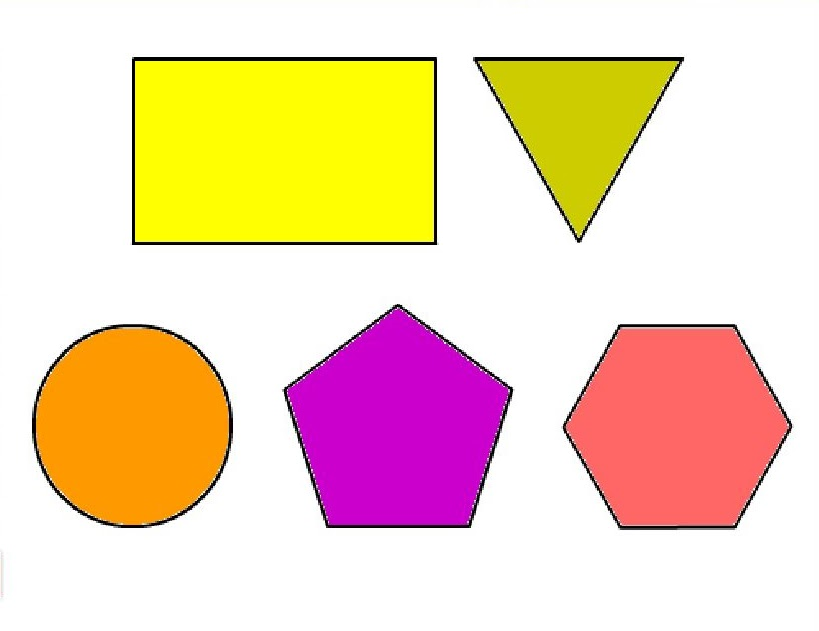
#> input picture Imagem.png, 819 x 631 px
$ python main.py
#> lines starting #> are read from the running program, lines starting #| are printed output that depends on the picture; after the words box and inside, x2 and y2 are one past the last pixel; in counts of white or black regions, pixels touching at a corner belong together; long printed decimals are rounded
import cv2

imagem = cv2.imread('Imagem.png')
#> imagem is the input picture: shape (631, 819, 3); mean B, G, R 186.5, 215.4, 243.9
gray = cv2.cvtColor(imagem, cv2.COLOR_BGR2GRAY)
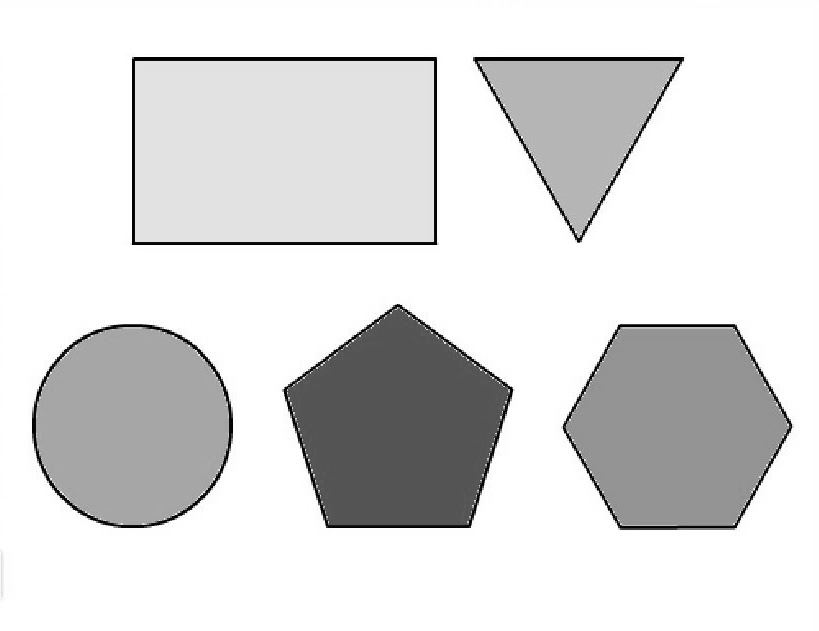
#> gray: shape (631, 819); min 0, max 255, mean 220.6
canny = cv2.Canny(gray, 10, 150)
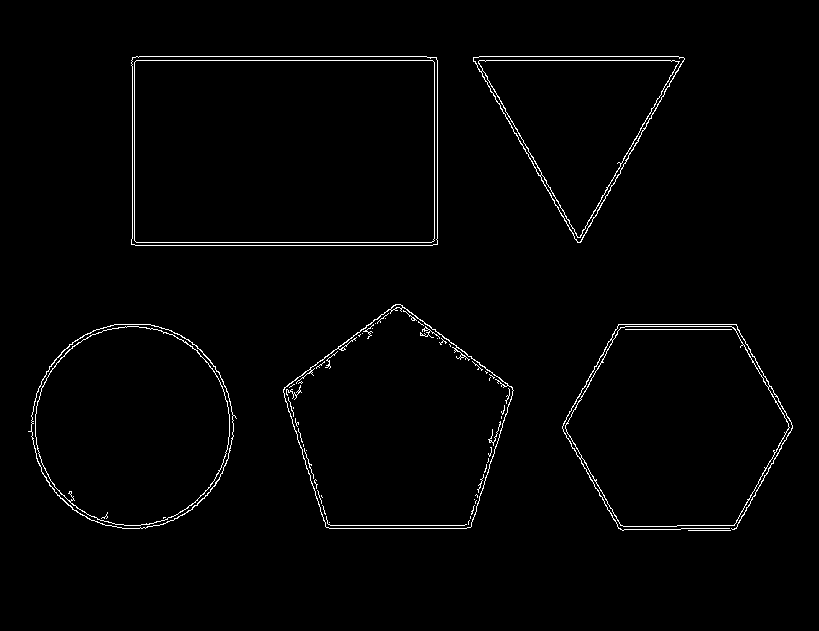
#> canny: shape (631, 819); 1.6% white in thin lines or dots, all inside (x1, y1, x2, y2) = (28, 56, 793, 531)
canny = cv2.dilate(canny, None, iterations=1)
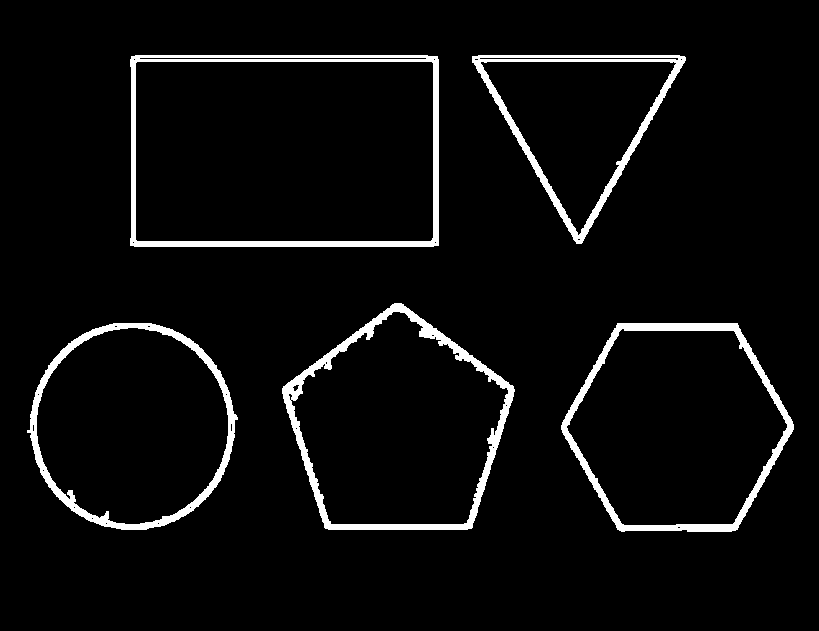
#> canny: shape (631, 819); 4.7% white; 5 white regions, box (x1, y1, x2, y2) and area: (130, 55, 439, 247) 5680, (282, 303, 515, 530) 5372, (561, 323, 794, 532) 4803, (27, 323, 238, 530) 4460, (472, 55, 686, 244) 4077
canny = cv2.erode(canny, None, iterations=1)
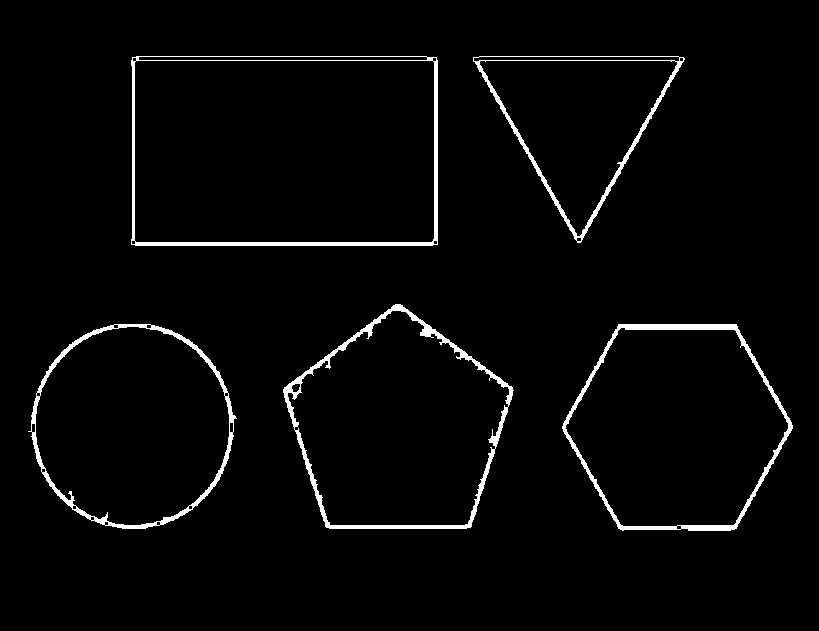
#> canny: shape (631, 819); 2.8% white; 5 white regions

cnts,_ = cv2.findContours(canny, cv2.RETR_EXTERNAL, cv2.CHAIN_APPROX_SIMPLE)
#> cnts = 5 contours; box (x1, y1, x2, y2) and area: (131, 56, 438, 246) 57633, (283, 304, 514, 529) 36146, (562, 324, 793, 531) 35696, (28, 324, 237, 529) 32460, (473, 56, 685, 243) 20140

for c in cnts:
	epsilon = 0.01*cv2.arcLength(c,True)
	approx = cv2.approxPolyDP(c,epsilon,True)

	x,y,w,h = cv2.boundingRect(approx)

	if len(approx)==3:
		cv2.putText(imagem,'Triangulo ', (x,y-5),1,1,(0,255,0),1)

	if len(approx)==4:
		aspect_ratio = float(w)/h
		print('aspect_ratio= ', aspect_ratio)
		if aspect_ratio == 1:
			cv2.putText(imagem,'Quadrado', (x,y-5),1,1,(0,255,0),1)
		else:
			cv2.putText(imagem,'Retangulo', (x,y-5),1,1,(0,255,0),1)

	if len(approx)==5:
		cv2.putText(imagem,'Pentagono', (x,y-5),1,1,(0,255,0),1)

	if len(approx)==6:
		cv2.putText(imagem,'Hexagono', (x,y-5),1,1,(0,255,0),1)

	if len(approx)>10:
		cv2.putText(imagem,'Circulo', (x,y-5),1,1,(0,255,0),1)

	cv2.drawContours(imagem, [approx], 0, (0,255,0),2)
	cv2.imshow('imagem',imagem)
	cv2.waitKey(0)
#> this loop made 5 passes
#> (epsilon, approx, x, y, w, h, aspect_ratio) on pass 5: (9.87, [[132, 57], [131, 244], [437, 244], [436, 57]], 131, 57, 307, 188, 1.63)
#> (epsilon, x, y, w, h) on passes 1 to 3: (7.5, 562, 324, 231, 207), (6.96, 28, 324, 209, 205), (7.7, 283, 304, 230, 224)
#| aspect_ratio=  1.633
#> pass 1, `cv2.imshow('imagem',imagem)`:
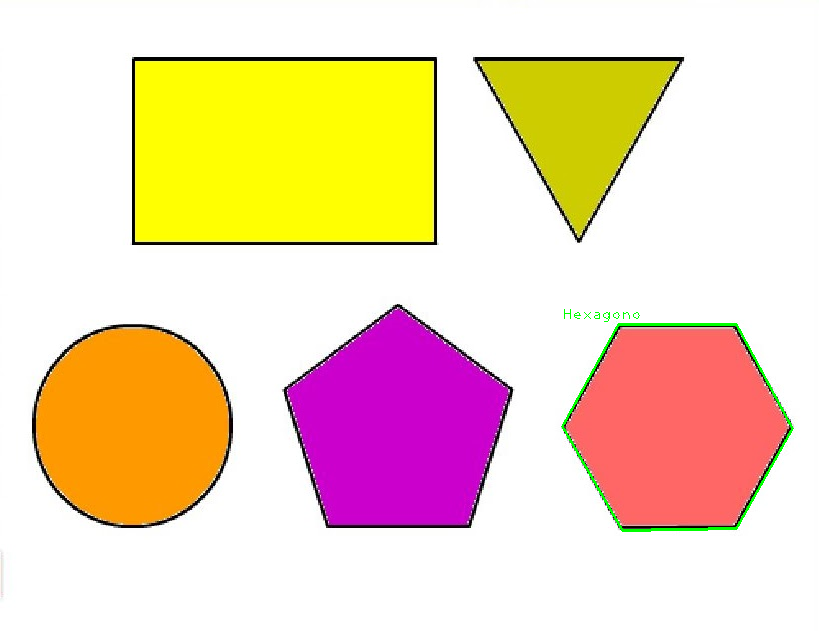
#> window 'imagem': shape (631, 819, 3); mean B, G, R 186, 215.9, 243.4
#> pass 2, `cv2.imshow('imagem',imagem)`:
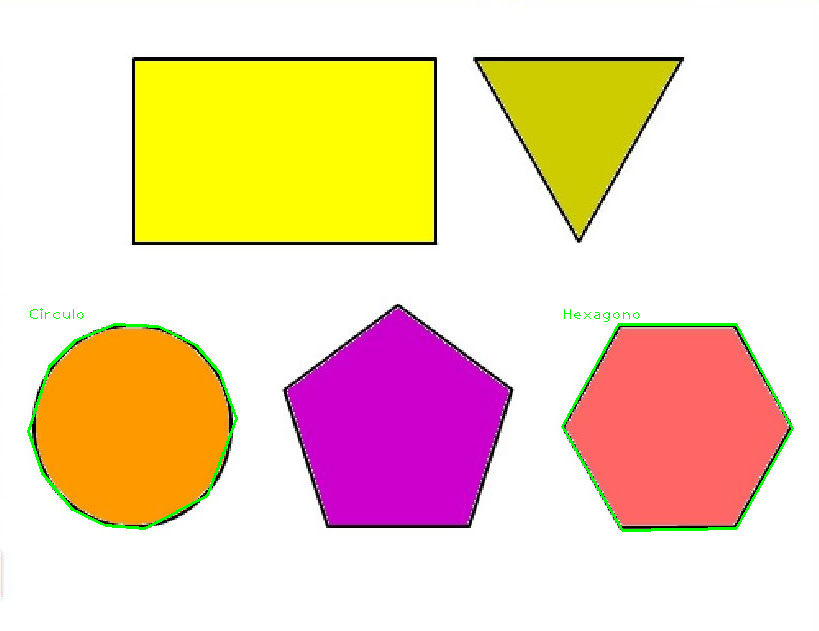
#> window 'imagem': shape (631, 819, 3); mean B, G, R 185.6, 216.4, 242.9
#> after the loop:
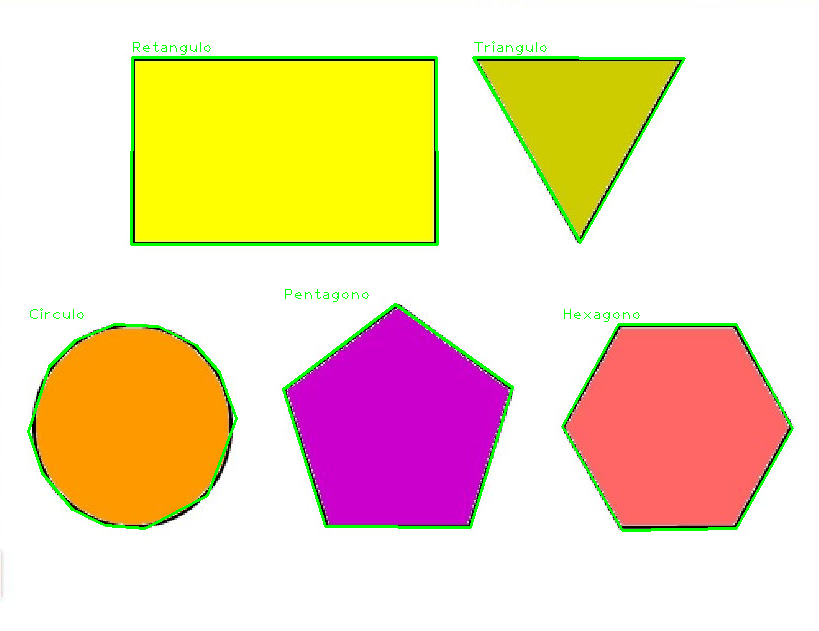
#> imagem: shape (631, 819, 3); 2.2% of pixels changed, all inside (x1, y1, x2, y2) = (27, 41, 794, 532)
